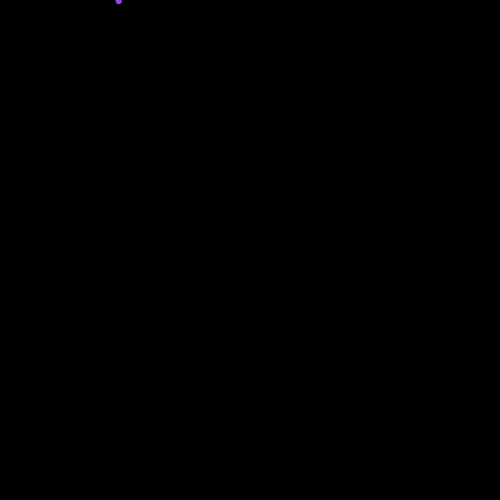
Frame 1 (no input)
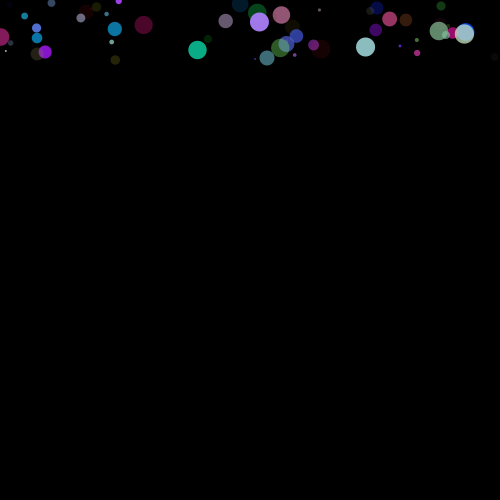
Frame 60 (the mouse pressed at the canvas centre just before this capture)
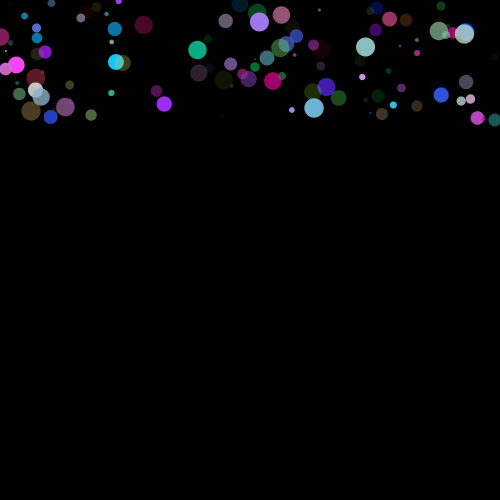
Frame 120 (the mouse held since frame 60 and released just before this capture)

The Processing sketch that drew these frames (run headless with seeded random() and noise(); from frame 60 on, the mouse is pressed at the canvas centre):

// Processing sketch: processing_119070
// ── processing_119070.pde

float x;
float y;
float a;
float b;
float c;
float d;
float e = x;
float f = 1;
float g;
int number;

void setup(){
  size(500,500);
  background(0);
  smooth();
}

void draw(){
  x = random(255);
  y = random(255);
  a = random(255);
  b = random(500);
  c = random(500);
  d = random(20);
  noStroke();
  fill(x,y,a,a);
 ellipse(b,f,d,d);
 f = f+1;
 if(f > 500)
 f = 0;
}

void keyPressed(){
  if(key == 's'){
    println("saving...");
    String s= "screen" + nf(number,4) + ".jpg";
    save(s);
    number++;
    println("Done Saving");
  }
}
